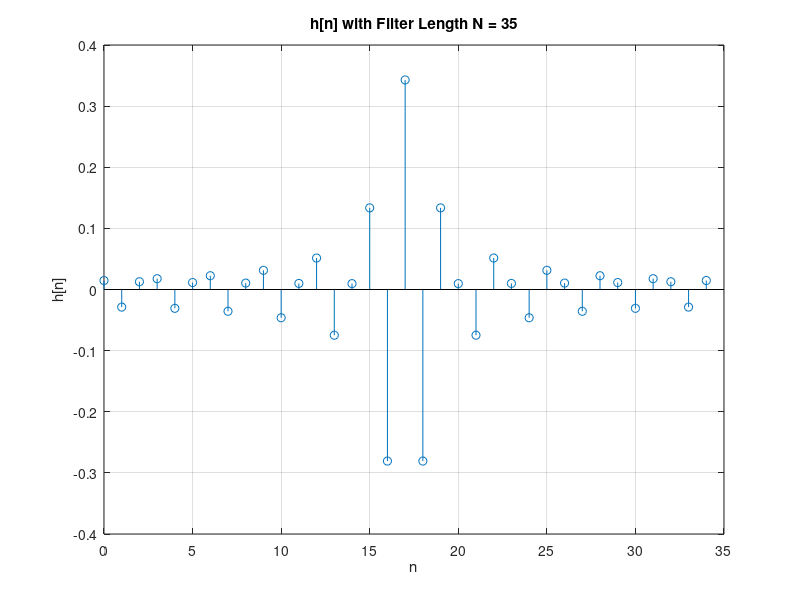
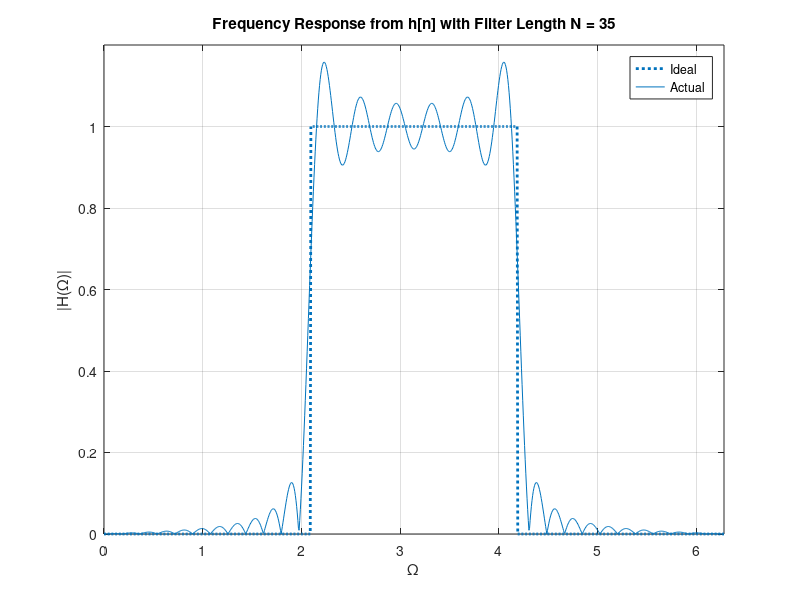
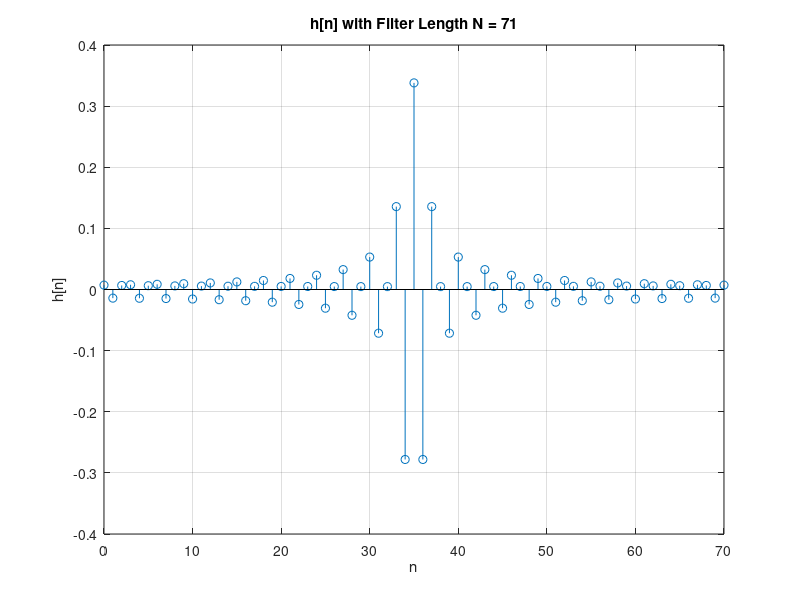
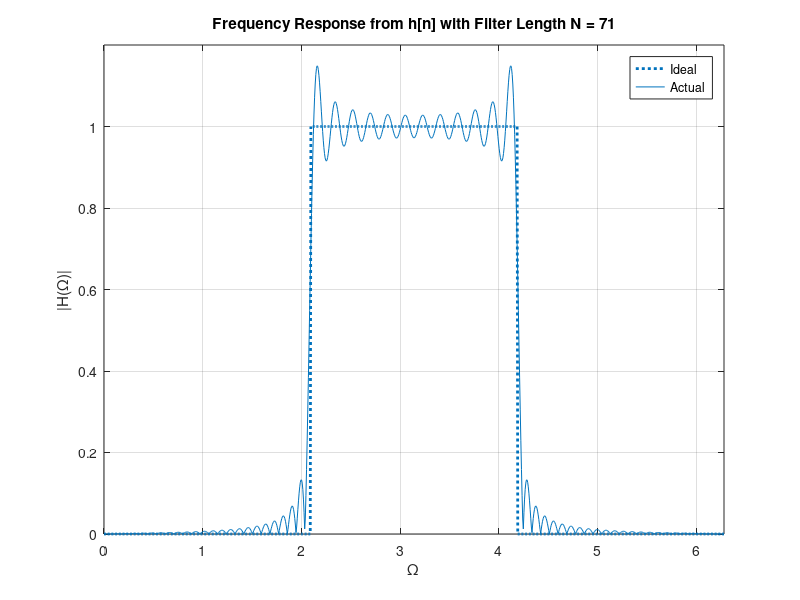

These charts were generated, in order, by the following MATLAB code:
% C. FIR Filter Design by Frequency Sampling

% C.1

N = 35; % filter length

% Create N equally spaced frequency samples
Omega = linspace(0,2*pi*(1-1/N),N)'; 

% Design of a high pass FIR filter
H_d_35 = @(Omega) (mod(Omega,2*pi)>2*pi/3) & (mod(Omega,2*pi)<2*pi-2*pi/3);

% Sample the desired magnitude response and create h[n]
H_35 = H_d_35(Omega);

% Define phase to shift h[n] by (N - 1)/2
H_35 = H_35.*exp(-j*Omega*((N-1)/2));
H_35(fix(N/2)+2:N,1) = H_35(fix(N/2)+2:N,1)*((-1)^(N-1));

% Create h[n]
h_35 = real(ifft(H_35));

figure;
stem(0:N-1,h_35);
grid;
title('h[n] with Filter Length N = 35');
xlabel('n');
ylabel('h[n]');

% C.2
Omega = linspace (0, 2*pi, 1002); 
H_35 = freqz(h_35,1,0:2*pi/1001:2*pi);
figure;
plot(Omega,H_d_35(Omega),':','LineWidth',2);
hold on;
plot(Omega,abs(H_35),'color',[0.00 0.45 0.74]);
hold off;
grid;
title('Frequency Response from h[n] with Filter Length N = 35');
xlabel('\Omega');
ylabel('|H(\Omega)|');
axis([0 2*pi 0 1.2]);
legend('Ideal','Actual');

% C.3 

% The frequency response with  filter length N = 35 has general 
% shape which is close to the ideal filter with occurrence of ripple.

% C.4
N = 71; % filter length

% Create N equally spaced frequency samples
Omega = linspace(0,2*pi*(1-1/N),N)'; 

% Design of a high pass FIR filter
H_d_71 = @(Omega) (mod(Omega,2*pi)>2*pi/3) & (mod(Omega,2*pi)<2*pi-2*pi/3);

% Sample the desired magnitude response 
H_71 = 1.0*H_d_35(Omega);

% Define phase to shift h[n] by (N - 1)/2
H_71 = H_71.*exp(-j*Omega*((N-1)/2));
H_71(fix(N/2)+2:N,1) = H_71(fix(N/2)+2:N,1)*((-1)^(N-1));

% Create h[n]
h_71 = real(ifft(H_71));

figure;
stem(0:N-1,h_71);
grid;
title('h[n] with Filter Length N = 71');
xlabel('n');
ylabel('h[n]');

Omega = linspace (0, 2*pi, 1002); 
H_71 = freqz(h_71,1,0:2*pi/1001:2*pi);
figure;
plot(Omega,H_d_71(Omega),':','LineWidth',2);
hold on;
plot(Omega,abs(H_71),'color',[0.00 0.45 0.74]);
hold off;
grid;
title('Frequency Response from h[n] with Filter Length N = 71');
xlabel('\Omega');
ylabel('|H(\Omega)|');
axis([0 2*pi 0 1.2]);
legend('Ideal','Actual');

% C.5

% When the length of filter increased to 71, the ripple in the 
% frequency response is significantly reduced as it has more samples.
% Therefore, the quality of the filter is improved and the response is
% closer to the ideal filter.